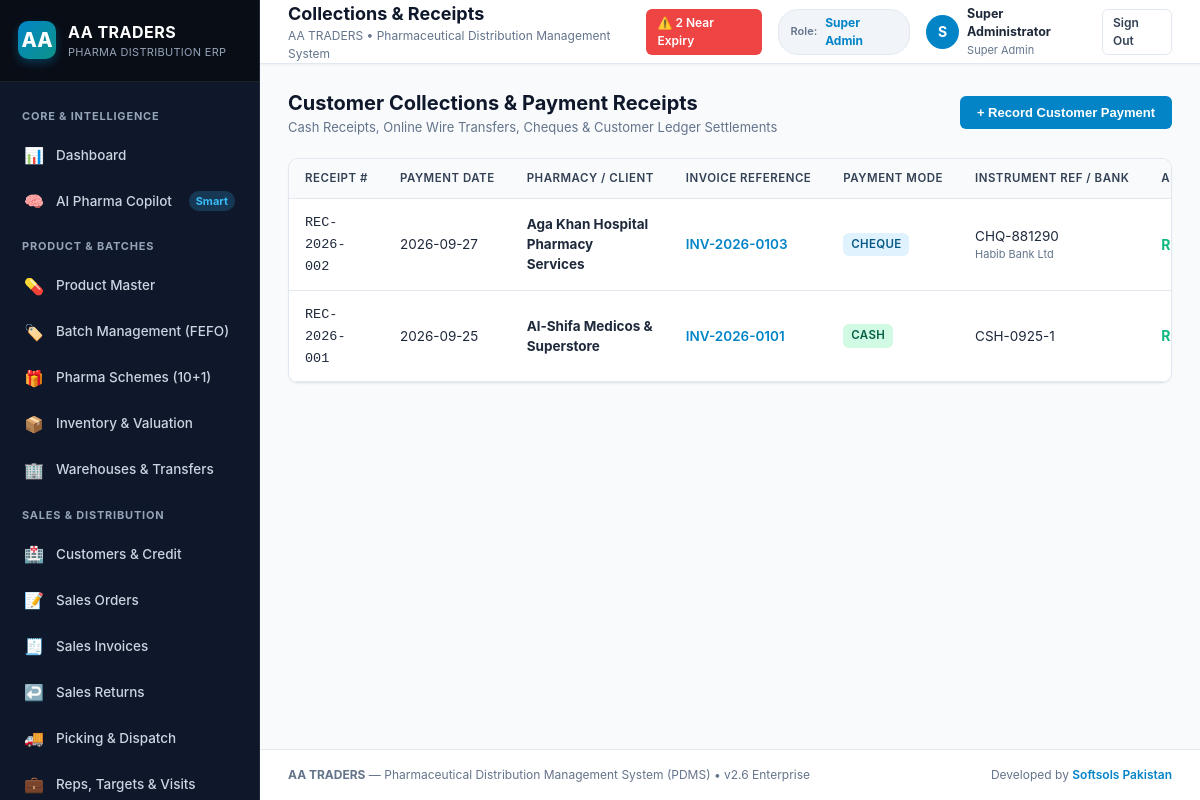
Screenshot of /collections.php (signed in) with the database file from the repository.
### tables this page shows
CREATE TABLE company_settings (
    id INTEGER PRIMARY KEY AUTOINCREMENT,
    name TEXT NOT NULL,
    trade_name TEXT,
    ntn TEXT,
    strn TEXT,
    drug_license_no TEXT,
    address TEXT,
    city TEXT,
    country TEXT DEFAULT 'Pakistan',
    phone TEXT,
    email TEXT,
    website TEXT,
    bank_name TEXT,
    bank_account_title TEXT,
    bank_account_no TEXT,
    iban TEXT,
    invoice_footer_note TEXT,
    currency_symbol TEXT DEFAULT 'Rs.',
    currency_code TEXT DEFAULT 'PKR',
    updated_at DATETIME DEFAULT CURRENT_TIMESTAMP
);

CREATE TABLE payments_received (
    id INTEGER PRIMARY KEY AUTOINCREMENT,
    receipt_no TEXT UNIQUE NOT NULL,
    payment_date DATE NOT NULL,
    customer_id INTEGER NOT NULL,
    invoice_id INTEGER,
    payment_method TEXT DEFAULT 'cash', -- cash, bank_transfer, cheque, online
    reference_no TEXT,
    bank_name TEXT,
    cheque_date DATE,
    amount REAL NOT NULL,
    notes TEXT,
    received_by INTEGER,
    created_at DATETIME DEFAULT CURRENT_TIMESTAMP,
    FOREIGN KEY (customer_id) REFERENCES customers(id),
    FOREIGN KEY (invoice_id) REFERENCES sales_invoices(id)
);

CREATE TABLE customers (
    id INTEGER PRIMARY KEY AUTOINCREMENT,
    code TEXT UNIQUE NOT NULL,
    business_name TEXT NOT NULL,
    owner_name TEXT,
    customer_type TEXT DEFAULT 'pharmacy', -- pharmacy, medical_store, hospital, clinic, institution, wholesaler
    phone TEXT,
    email TEXT,
    address TEXT,
    city TEXT,
    territory_id INTEGER,
    area_id INTEGER,
    sales_rep_id INTEGER,
    ntn TEXT,
    strn TEXT,
    drug_license TEXT,
    credit_limit REAL DEFAULT 100000.0,
    credit_days INTEGER DEFAULT 30,
    opening_balance REAL DEFAULT 0.0,
    current_balance REAL DEFAULT 0.0,
    is_blocked INTEGER DEFAULT 0,
    block_reason TEXT,
    is_active INTEGER DEFAULT 1,
    created_at DATETIME DEFAULT CURRENT_TIMESTAMP,
    FOREIGN KEY (territory_id) REFERENCES territories(id),
    FOREIGN KEY (area_id) REFERENCES areas(id),
    FOREIGN KEY (sales_rep_id) REFERENCES sales_representatives(id)
);

CREATE TABLE sales_invoices (
    id INTEGER PRIMARY KEY AUTOINCREMENT,
    invoice_number TEXT UNIQUE NOT NULL,
    invoice_date DATE NOT NULL,
    due_date DATE,
    customer_id INTEGER NOT NULL,
    sales_rep_id INTEGER,
    warehouse_id INTEGER NOT NULL,
    so_id INTEGER,
    subtotal REAL DEFAULT 0.0,
    scheme_discount REAL DEFAULT 0.0,
    trade_discount REAL DEFAULT 0.0,
    cash_discount REAL DEFAULT 0.0,
    tax_amount REAL DEFAULT 0.0,
    net_amount REAL DEFAULT 0.0,
    paid_amount REAL DEFAULT 0.0,
    balance_amount REAL DEFAULT 0.0,
    payment_status TEXT DEFAULT 'unpaid', -- unpaid, partial, paid
    dispatch_status TEXT DEFAULT 'pending', -- pending, picked, packed, dispatched, delivered, returned
    driver_name TEXT,
    vehicle_no TEXT,
    notes TEXT,
    created_by INTEGER,
    created_at DATETIME DEFAULT CURRENT_TIMESTAMP,
    FOREIGN KEY (customer_id) REFERENCES customers(id),
    FOREIGN KEY (sales_rep_id) REFERENCES sales_representatives(id),
    FOREIGN KEY (warehouse_id) REFERENCES warehouses(id),
    FOREIGN KEY (so_id) REFERENCES sales_orders(id)
);

### includes/auth.php (called while the page is built, shortened)
<?php
class Auth {
    public static function check(): bool {
        return isset($_SESSION['user_id']);
    }
    public static function user(): ?array {
        return [
            'id' => $_SESSION['user_id'],
            'username' => $_SESSION['username'],
            'name' => $_SESSION['full_name'],
            'email' => $_SESSION['email'],
            'role' => $_SESSION['role'],
        ];
    }
}

### collections.php (the view, shortened to what this page needs)
<?php
$pageTitle = 'Collections & Receipts';
require_once __DIR__ . '/includes/header.php';
$collections = $db->query("
    SELECT p.*, c.business_name as customer_name, c.phone as customer_phone,
           inv.invoice_number, u.full_name as receiver_name
    FROM payments_received p
    JOIN customers c ON p.customer_id = c.id
    LEFT JOIN sales_invoices inv ON p.invoice_id = inv.id
    LEFT JOIN users u ON p.received_by = u.id
    ORDER BY p.id DESC
")->fetchAll();
?>
<div style="display: flex; justify-content: space-between; align-items: center; margin-bottom: 20px;">
    <div>
        <h2 style="font-size: 20px; font-weight: 700; color: var(--slate-900);">Customer Collections &amp; Payment Receipts</h2>
        <p style="font-size: 13px; color: var(--slate-500);">Cash Receipts, Online Wire Transfers, Cheques &amp; Customer Ledger Settlements</p>
    </div>
    <button onclick="openModal('addPaymentModal')" class="btn btn-primary">+ Record Customer Payment</button>
</div>
<div class="card">
    <div class="card-body" style="padding: 0;">
        <div class="table-responsive">
            <table class="table">
                <thead>
                    <tr>
                        <th>Receipt #</th>
                        <th>Payment Date</th>
                        <th>Pharmacy / Client</th>
                        <th>Invoice Reference</th>
                        <th>Payment Mode</th>
                        <th>Instrument Ref / Bank</th>
                        <th>Amount Collected</th>
                    </tr>
                </thead>
                <tbody>
                    <?php if (empty($collections)): ?>
                        <tr><td colspan="9" style="text-align: center; color: var(--slate-400); padding: 24px;">No customer collections recorded.</td></tr>
                    <?php else: ?>
                        <?php foreach ($collections as $c): ?>
                            <tr>
                                <td><code><?= htmlspecialchars($c['receipt_no']) ?></code></td>
                                <td><?= htmlspecialchars($c['payment_date']) ?></td>
                                <td><strong><?= htmlspecialchars($c['customer_name']) ?></strong></td>
                                <td>
                                    <?php if ($c['invoice_number']): ?>
                                        <a href="print_invoice.php?id=<?= $c['invoice_id'] ?>" target="_blank" style="color: var(--primary); text-decoration: none; font-weight: 600;">
                                            <?= htmlspecialchars($c['invoice_number']) ?>
                                        </a>
                                    <?php else: ?>
                                        <span style="color: #64748b;">On Account Ledger</span>
                                    <?php endif; ?>
                                </td>
                                <td>
                                    <span class="badge <?= $c['payment_method'] === 'cash' ? 'badge-success' : 'badge-primary' ?>">
                                        <?= strtoupper(str_replace('_', ' ', $c['payment_method'])) ?>
                                    </span>
                                </td>
                                <td>
                                    <div><?= htmlspecialchars($c['reference_no'] ?? '-') ?></div>
                                    <?php if ($c['bank_name']): ?>
                                        <div style="font-size: 11px; color: #64748b;"><?= htmlspecialchars($c['bank_name']) ?></div>
                                    <?php endif; ?>
                                </td>
                                <td>
                                    <strong style="font-size: 14px; color: #10b981;">Rs. <?= number_format($c['amount']) ?></strong>
                                </td>
                            </tr>
                        <?php endforeach; ?>
                    <?php endif; ?>
                </tbody>
            </table>
        </div>
    </div>
</div>
<?php require_once __DIR__ . '/includes/footer.php'; ?>

### includes/header.php (shortened to what this page needs)
<?php
require_once __DIR__ . '/auth.php';
$currentUser = Auth::user();
$db = Database::getConnection();
$nearExpiryCount = $db->query("
    SELECT COUNT(*) FROM product_batches
    WHERE status = 'active'
      AND quantity_available > 0
      AND julianday(expiry_date) - julianday('now') <= 90
")->fetchColumn();
$company = $db->query("SELECT * FROM company_settings LIMIT 1")->fetch();
$companyName = $company['name'] ?? 'AA TRADERS';
?>
<!DOCTYPE html>
<html lang="en">
<head>
    <link rel="stylesheet" href="assets/css/app.css">
</head>
<body>
<div class="app-container">
    <?php require_once __DIR__ . '/sidebar.php'; ?>
    <div class="main-content">
        <header class="topbar no-print">
            <div class="topbar-left">
                <div>
                    <h2 class="topbar-title"><?= htmlspecialchars($pageTitle ?? 'Overview') ?></h2>
                    <p class="topbar-subtitle"><?= htmlspecialchars($companyName) ?> &bull; Pharmaceutical Distribution Management System</p>
                </div>
            </div>
            <div class="topbar-right">
                <?php if ($nearExpiryCount > 0): ?>
                    <a href="expiry.php" class="btn btn-sm btn-danger" title="<?= $nearExpiryCount ?> Batches Near Expiry (< 90 Days)">
                        ⚠️ <?= $nearExpiryCount ?> Near Expiry
                    </a>
                <?php endif; ?>
                <div class="role-pill">
                    <span style="font-size: 11px; color: var(--slate-500);">Role:</span>
                    <span style="font-weight: 700; color: #0284c7; font-size: 12px;"><?= htmlspecialchars(ucwords(str_replace('_', ' ', $currentUser['role'] ?? 'User'))) ?></span>
                </div>
                <div style="display: flex; align-items: center; gap: 8px;">
                    <div style="width: 34px; height: 34px; border-radius: 50%; background: #0284c7; color: #fff; display: flex; align-items: center; justify-content: center; font-weight: 700;">
                        <?= strtoupper(substr($currentUser['name'] ?? 'U', 0, 1)) ?>
                    </div>
                    <div style="display: flex; flex-direction: column;">
                        <span style="font-size: 12.5px; font-weight: 700; color: #1e293b;"><?= htmlspecialchars($currentUser['name'] ?? 'User') ?></span>
                        <span style="font-size: 11px; color: #64748b;"><?= htmlspecialchars(ucwords(str_replace('_', ' ', $currentUser['role'] ?? ''))) ?></span>
                    </div>
                </div>
                <a href="logout.php" class="btn btn-secondary btn-sm" title="Sign Out">Sign Out</a>
            </div>
        </header>
        <main class="page-body">

### assets/css/app.css (style rules this page uses)
:root { --primary: #0284c7; --primary-hover: #0369a1; --primary-light: #e0f2fe; --primary-dark: #075985; --secondary: #0d9488; --secondary-light: #ccfbf1; --success: #10b981; --success-light: #d1fae5; --warning: #f59e0b; --warning-light: #fef3c7; --danger: #ef4444; --danger-light: #fee2e2; --info: #3b82f6; --info-light: #dbeafe; --slate-50: #f8fafc; --slate-100: #f1f5f9; --slate-200: #e2e8f0; --slate-300: #cbd5e1; --slate-400: #94a3b8; --slate-500: #64748b; --slate-600: #475569; --slate-700: #334155; --slate-800: #1e293b; --slate-900: #0f172a; --bg-main: #f8fafc; --card-bg: #ffffff; --border-color: #e2e8f0; --text-primary: #0f172a; --text-secondary: #475569; --text-muted: #64748b; --radius-sm: 6px; --radius-md: 10px; --radius-lg: 14px; --shadow-sm: 0 1px 2px 0 rgb(0 0 0 / 0.05); --shadow-md: 0 4px 6px -1px rgb(0 0 0 / 0.08), 0 2px 4px -2px rgb(0 0 0 / 0.06); --shadow-lg: 0 10px 15px -3px rgb(0 0 0 / 0.08), 0 4px 6px -4px rgb(0 0 0 / 0.05); }
* { box-sizing: border-box; margin: 0; padding: 0; }
body { font-family: -apple-system, BlinkMacSystemFont, "Segoe UI", Roboto, "Helvetica Neue", Arial, sans-serif; background-color: var(--bg-main); color: var(--text-primary); line-height: 1.5; font-size: 14px; overflow-x: hidden; }
.app-container { display: flex; min-height: 100vh; }
.main-content { flex: 1; display: flex; flex-direction: column; min-width: 0; background: var(--bg-main); }
.topbar { height: 64px; background: #ffffff; border-bottom: 1px solid var(--border-color); display: flex; align-items: center; justify-content: space-between; padding: 0 28px; position: sticky; top: 0; z-index: 30; box-shadow: var(--shadow-sm); }
.topbar-left { display: flex; align-items: center; gap: 16px; }
.topbar-title { font-size: 18px; font-weight: 700; color: var(--slate-900); }
.topbar-subtitle { font-size: 12px; color: var(--slate-500); }
.topbar-right { display: flex; align-items: center; gap: 16px; }
.role-pill { background: var(--slate-100); padding: 4px 12px; border-radius: 20px; border: 1px solid var(--border-color); display: flex; align-items: center; gap: 8px; font-size: 12px; font-weight: 600; color: var(--slate-700); }
.page-body { padding: 24px 28px; flex: 1; }
.card { background: var(--card-bg); border: 1px solid var(--border-color); border-radius: var(--radius-md); box-shadow: var(--shadow-sm); margin-bottom: 24px; overflow: hidden; }
.card-body { padding: 20px; }
.table-responsive { overflow-x: auto; width: 100%; }
.table { width: 100%; border-collapse: collapse; font-size: 13.5px; text-align: left; }
.table th { background: var(--slate-50); padding: 11px 16px; font-weight: 600; color: var(--slate-700); border-bottom: 1px solid var(--border-color); text-transform: uppercase; font-size: 11.5px; letter-spacing: 0.5px; white-space: nowrap; }
.table td { padding: 12px 16px; border-bottom: 1px solid var(--border-color); color: var(--slate-800); vertical-align: middle; }
.badge { display: inline-flex; align-items: center; gap: 4px; padding: 3px 8px; border-radius: 6px; font-size: 11.5px; font-weight: 600; text-transform: uppercase; letter-spacing: 0.3px; }
.badge-success { background: var(--success-light); color: #065f46; }
.badge-primary { background: var(--primary-light); color: var(--primary-dark); }
.btn { display: inline-flex; align-items: center; justify-content: center; gap: 6px; padding: 8px 16px; border-radius: var(--radius-sm); font-size: 13px; font-weight: 600; cursor: pointer; border: 1px solid transparent; text-decoration: none; transition: all 0.15s ease; }
.btn-primary { background: var(--primary); color: #ffffff; }
.btn-secondary { background: #ffffff; color: var(--slate-700); border-color: var(--border-color); }
.btn-danger { background: var(--danger); color: #ffffff; }
.btn-sm { padding: 4px 10px; font-size: 12px; }

### rows the page displays
company_settings: name "AA TRADERS"
payments_received: receipt_no "REC-2026-002", payment_date "2026-09-27", customer.business_name "Aga Khan Hospital Pharmacy Services", invoice.invoice_number "INV-2026-0103", payment_method "CHEQUE", reference_no "CHQ-881290", bank_name "Habib Bank Ltd"
payments_received: receipt_no "REC-2026-001", payment_date "2026-09-25", customer.business_name "Al-Shifa Medicos & Superstore", invoice.invoice_number "INV-2026-0101", payment_method "CASH", reference_no "CSH-0925-1"

### other values shown
$pageTitle "Collections & Receipts"
$nearExpiryCount "2"
str_replace('_', ' ', $currentUser['role'] ?? 'User') "Super Admin"
substr($currentUser['name'] ?? 'U', 0, 1) "S"
$currentUser['name'] "Super Administrator"
str_replace('_', ' ', $currentUser['role'] ?? '') "Super Admin"
